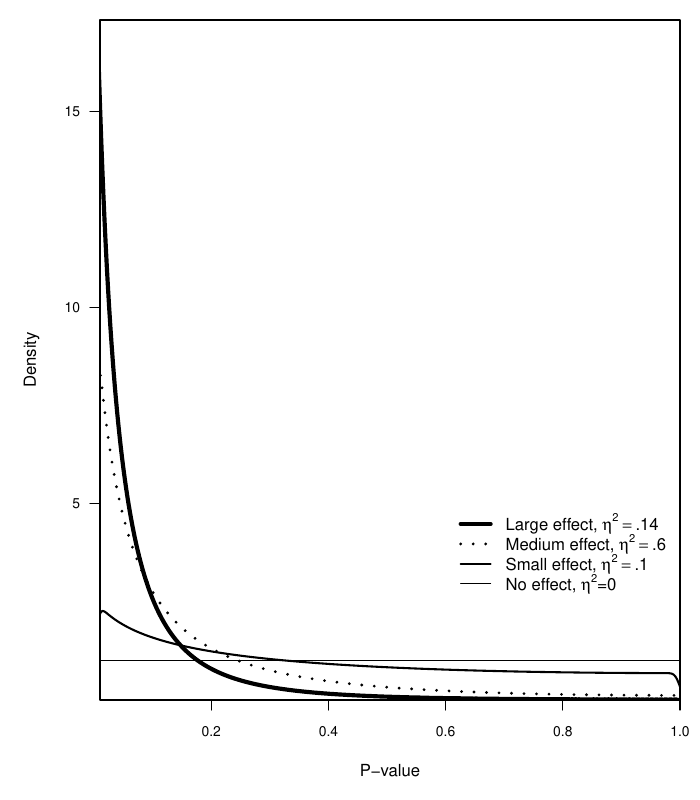

Recreate this plot in R.
# Set to project folder
# NOT figures folder
setwd(choose.dir())

# Figure 1
N <- 10000
i <- seq(1, N, 1)
fcv <- qf(p=1-.05 ,df1=1,df2=97)

# Null
beta <- pf(q=fcv, df1=1, df2=97)
quadpoints <- (i/(N+1))*beta
fquad <- qf(quadpoints, df1=1, df2=97)
temp <- 1-pf(fquad, df1=1, df2=97)
pquad0 <- (temp-.05)/(1-.05)

# Small
beta <- pf(q=fcv, df1=1, df2=97, ncp=(.01/(1-.01))*(100+1+1))
N <- 10000
i <- seq(1, N, 1)
quadpoints <- (i/(N+1))*beta
fquad <- qf(quadpoints, df1=1, df2=97, ncp=(.01/(1-.01))*(100+1+1))
temp <- 1-pf(fquad, df1=1, df2=97)
pquadS <- (temp-.05)/(1-.05)

# Medium
beta <- pf(q=fcv, df1=1, df2=97, ncp=(.0625/(1-.0625))*(100+1+1))
quadpoints <- (i/(N+1))*beta
fquad <- qf(quadpoints, df1=1, df2=97, ncp=(.0625/(1-.0625))*(100+1+1))
temp <- 1-pf(fquad, df1=1, df2=97)
pquadM <- (temp-.05)/(1-.05)

# Large
beta <- pf(q=fcv, df1=1, df2=97, ncp=(.14/(1-.14))*(100+1+1))
quadpoints <- (i/(N+1))*beta
fquad <- qf(quadpoints, df1=1, df2=97, ncp=(.14/(1-.14))*(100+1+1))
temp <- 1-pf(fquad, df1=1, df2=97)
pquadL <- (temp-.05)/(1-.05)

pdf('figures/Fig1.pdf', width=7, height=8)
par(mai=c(1,1,.2,.2))
plot(density(pquadL, kernel="gaussian", bw="SJ", adjust=1), xlim=c(0.01,1), xaxs='i', lwd=4,
     frame.plot=T, 
     main="",
     #      ylim=c(0,4.5),
     xaxs="i",
     yaxs="i",
     xlab="P-value",
     ylab = "Density",
     cex.axis=.8,
     cex.lab=1,
     col = "black", las=1, bty = 'L')
lines(density(pquadM, kernel="gaussian", bw="SJ", adjust=1), xlim=c(0.01,1), xaxs='i', ylim=c(0,10), lty=3, lwd=3)
lines(density(pquadS, kernel="gaussian", bw="SJ",adjust=.5), xlim=c(0.01,1), xaxs='i', ylim=c(0,10), lwd=2)
abline(h=1)
legend(x=.6,y=5,legend=c(latex2exp('Large effect, $\\eta^2=.14$'),
                         latex2exp('Medium effect, $\\eta^2=.06$'),
                         latex2exp('Small effect, $\\eta^2=.01$'),
                         latex2exp('No effect, $\\eta^2=0$')),
       cex=1, lty=c(1,3,1,1),
       col = "black", lwd=c(4,3,2,1), box.lwd=0 , bty='n')
dev.off()